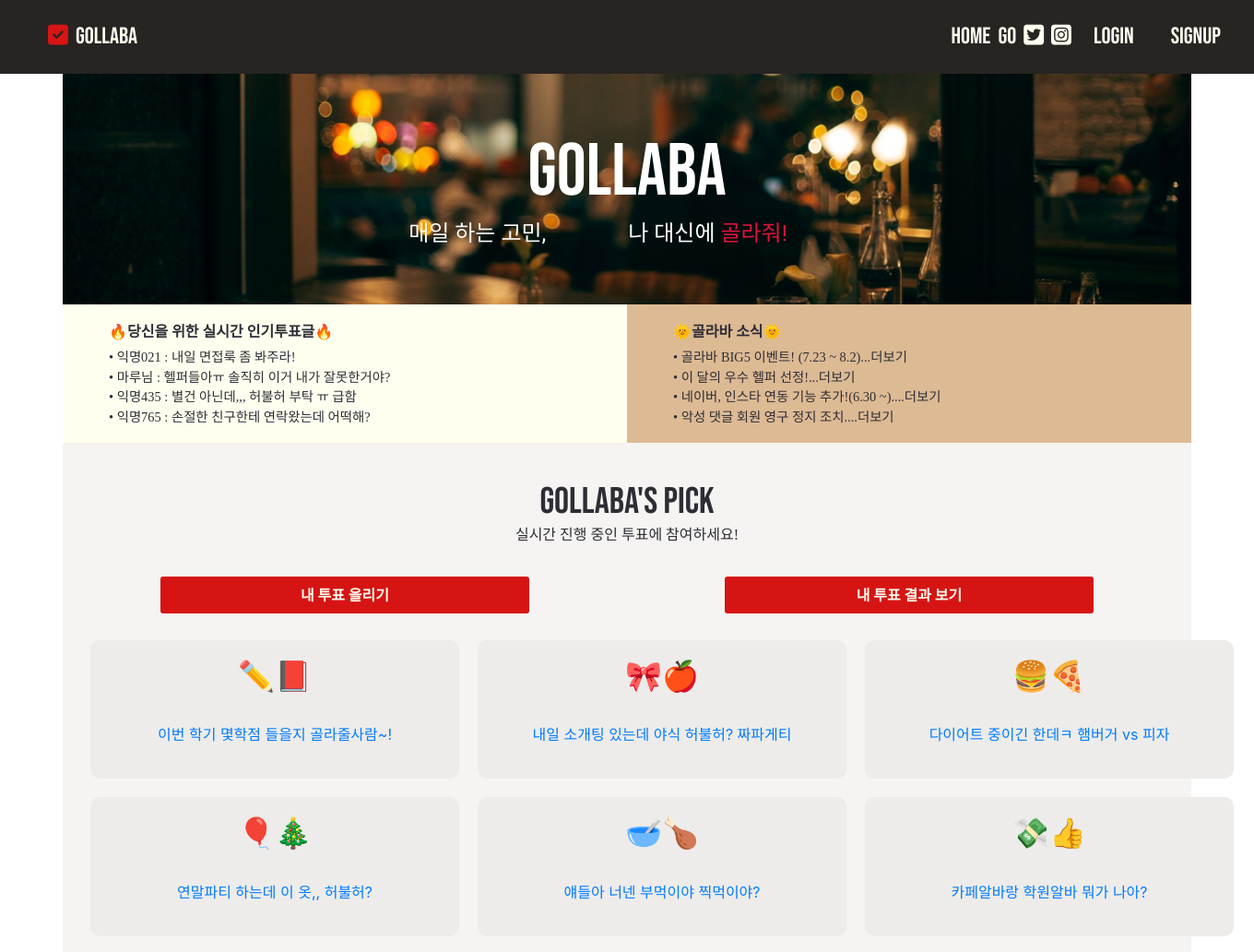
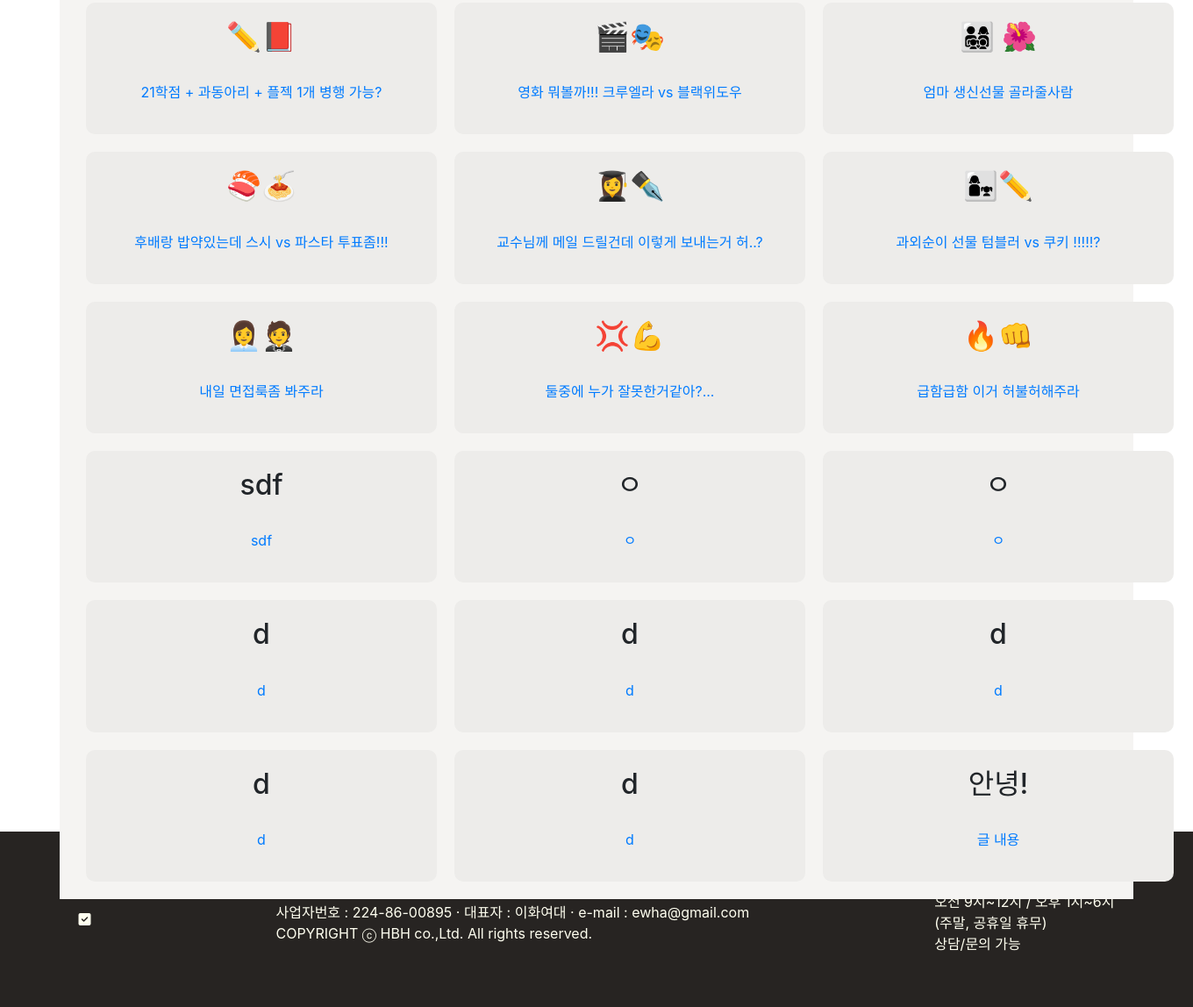
The page / on the database its author committed (2 pictures, top to bottom).
### blog/models.py (models this page shows, shortened)
class Blog(models.Model):
    title=models.CharField(max_length=200)
    pub_date=models.DateTimeField('date published')
    body=models.TextField()
    hashtag = models.ManyToManyField(HashTag)
    def summary(self):
        return self.body[:100]

### blog/views.py (the view)
# urls.py: 2. Add a URL to urlpatterns:  path('', views.home, name='home')
def home(request):
    blog = Blog.objects #query set
    return render(request, 'home.html', {'blogs': blog})

### blog/templates/home.html (shortened to what this page needs)
{% load static%}
<!DOCTYPE html>
<html lang="en">
<head>
    <link href="https://cdn.jsdelivr.net/npm/bootstrap@5.0.0/dist/css/bootstrap.min.css" rel="stylesheet">
    <link rel="stylesheet" href="{% static 'css/scrollbox.css'%}" type="text/css">
    <link rel="stylesheet" href="{% static 'css/home.css'%}" type="text/css">
    <link href="https://unpkg.com/aos@2.3.1/dist/aos.css" rel="stylesheet">
    <link rel="stylesheet" href="{% static 'css/main.css' %}">
    <link rel="stylesheet" href="{% static 'css/second.css' %}">
    <link rel="stylesheet" href="{% static 'css/button.css' %}">
    <link rel="stylesheet" href="{% static 'css/slider2.css' %}">
    <link rel="stylesheet" href="{% static 'css/scrollbox.css' %}">
    <link rel="stylesheet" href="{% static 'css/text2.css' %}">
    <link rel="stylesheet" href="{% static 'css/footer.css' %}">
    <link rel="stylesheet" href="https://cdn.jsdelivr.net/npm/bootstrap-icons@1.5.0/font/bootstrap-icons.css">
    <link rel="stylesheet" href="https://stackpath.bootstrapcdn.com/bootstrap/4.1.3/css/bootstrap.min.css">
  </head>
<body>
    <nav class="navbar">
      <ul class="navbar_logo">
          <li><a href="#"><i class="fas fa-check-square"></i></a></li>
          <li><a href="#" id="rr">Gollaba</a></li>
      </ul>
      <ul class="navbar_menu">
          <li><a href="#">HOME</a></li>
          <li><a href="#">GO</a></li>
          <li><a href="#"><i class="fab fa-twitter-square"></i></a></li>
          <li><a href="#"><i class="fab fa-instagram-square"></i></a></li>
          {% if not user.is_authenticated %}
          <li class="nav-item">
            <a class="nav-link" href="{% url 'login' %}">Login</a>
          </li>
          {% endif %}
          {% if not user.is_authenticated %}
          <li class="nav-item">
            <a class="nav-link" href="{% url 'register' %}">Signup</a>
          </li>
          {% endif %}
  </nav>
<div class="header" >
  <div class="intro_text">
       <h1> Gollaba </h1>
      <div class="topline">
          <div class="topline-header">
              <div class="firstline">
                  매일 하는 고민,
                  <div class="firstline-detail">
                      <ul class="firstline-detail-list">
                          <li>나 대신에 <span class="second">골라줘!</span></li>
                      </ul>
                  </div>
              </div>
          </div>
      </div>
    </div>
  </div>
<div class="mini_box">
  <div class="mini_box_1">
    <h1>🔥당신을 위한 실시간 인기투표글🔥</h1>
    <ul>
      <li>  • 익명021 : 내일 면접룩 좀 봐주라!</li>
      <li>  • 마루님 : 헬퍼들아ㅠ 솔직히 이거 내가 잘못한거야?</li>
      <li>  • 익명435 : 별건 아닌데,,, 허불허 부탁 ㅠ 급함</li>
      <li>  • 익명765 : 손절한 친구한테 연락왔는데 어떡해?</li>
  </ul>
  </div>
  <div class="mini_box_2">
        <h1>🌞골라바 소식🌞</h1>
        <ul>
          <li> • 골라바 BIG5 이벤트! (7.23 ~ 8.2)...더보기</li>
          <li> • 이 달의 우수 헬퍼 선정!...더보기</li>
          <li> • 네이버, 인스타 연동 기능 추가!(6.30 ~)....더보기</li>
          <li> • 악성 댓글 회원 영구 정지 조치....더보기</li>
      </ul>
  </div>
</div>
<div class="second_box">
  <div class="pick_text">
      <div class="pick_text_1">
          <h1>Gollaba's Pick</h1>
          <p>실시간 진행 중인 투표에 참여하세요!</p>
       </div>
  </div>
          <div class="box2">
                  <ul class="small_button">
                      <li><button class="bt_2"> <a href="{% url 'new' %}" style="color: ivory;">내 투표 올리기</a></button></li>
                      <li><button class="bt_2"><a href="{% url 'jump' %}" style="color: ivory;">내 투표 결과 보기</a></button></li>
                  </ul>
          </div>
  <br>
      <div div class="card33">
        <div class="third_box33">
          {% for blog in blogs.all %}
              <div id="jb-content" data-aos="fade-in">
                  <h2>{{ blog.title }}</h2>
                  <a href='{% url "detail" blog.id %}'>
                      <br>
                      <p>{{ blog.body }}</p>
                  </a>
              </div>
          {% endfor %}
        </div>
      </div>
</div>
</body>
<footer class="foot">
  <li><a href="#"><i class="fas fa-check-square"></i></a></li>
  <ul>
      <li><a href="#">
        03760 서울특별시 서대문구 이화여대길 52 </a></li>
      <li><a href="#">사업자번호 : 224-86-00895 · 대표자 : 이화여대 · e-mail : ewha@gmail.com</a></li>
      <li><a href="#">COPYRIGHT ⓒ HBH co.,Ltd. All rights reserved.</a></li>
  </ul>
  <ul>
      <li><a href="#">1886 - 2021</a></li>
      <li><a href="#">오전 9시~12시 / 오후 1시~6시</a></li>
      <li><a href="#">(주말, 공휴일 휴무)</a></li>
      <li><a href="#">상담/문의 가능 </a></li>
  </ul>
</footer>
</html>

### blog/static/css/scrollbox.css (style rules this page uses)
* { padding: 0; }
#jb-content { width: 400px; padding: 20px; margin-right: 20px; margin-bottom: 20px; float: left; background-color: #EDECEA; border-radius: 10px; }

### blog/static/css/home.css (style rules this page uses)
.third_box33 { text-align: center; display: grid; grid-template-columns: 1fr 1fr 1fr; padding: 0; align-content: center; justify-content: space-between; margin-left: 30px; }
.card33 { background-color: #F5F4F2; display: grid; align-content: center; }
#jb-content { background-color: rgb(rgb(201, 201, 201), green, blue); flex-grow: 1; align-content: center; }

### blog/static/css/main.css (style rules this page uses)
* { list-style: none; text-decoration: none; margin: 0px; padding: 0px; }
.navbar { font-family: 'Bebas Neue', cursive; display: flex; justify-content: space-around; align-items: center; width: 100%; height: 80px; background-color: #272422; font-size: 25px; text-align: center; }
.navbar_logo { display : flex; list-style: none; margin: 0; }
.navbar_logo li { padding: 4px; margin: 0; }
.navbar_logo li a { color: #D71514; margin: 0; }
#rr { color: ivory; }
.navbar_menu { display : flex; list-style: none; margin:0; justify-content: center; text-align: center; align-items: center; }
.navbar_menu li { padding: 4px; margin: 0; text-align: center; justify-content: center; align-items: center; }
.navbar_menu li a { color: ivory; }
.nav-link { margin:0; justify-content: center; text-align: center; align-items: center; }
.nav-item { margin:0; justify-content: center; text-align: center; align-items: center; }
.header { background-image: url("/static/images/back.jpg"); background-repeat: no-repeat; background-size: cover; width: 90%; margin: auto; height: 250px; display: flex; align-items: center; }
.intro_text { width: 100%; text-align: center; justify-content: center; align-items: center; font-family: 'Bebas Neue', cursive; }
.intro_text > h1 { color:white; font-size: 80px; margin: auto; }

### blog/static/css/second.css (style rules this page uses)
.mini_box { display: flex; flex-wrap: wrap; width: 90%; height: 150px; margin: auto; padding: 0; }
.mini_box_1 { background-color: ivory; margin: 0; padding-left: 50px; padding-top: 20px; width: 50%; }
.mini_box_2 { margin: 0; padding-left: 50px; padding-top: 20px; background-color: #DCBA94; width: 50%; }
.mini_box_1 ul { list-style: none; padding: 0; }
.mini_box_2 ul { list-style: none; padding: 0; }
.mini_box_1 h1 { color: #2E2D35; font-family: 'ELAND_Choice_M'; font-size: 1rem; font-weight: bold; }
.mini_box_1 li { color: #2E2D35; font-family: 'ELAND_Choice_M'; font-size: 0.9rem; margin: 0; padding: 0; }
.mini_box_2 h1 { color: #2E2D35; font-family: 'ELAND_Choice_M'; font-size: 1rem; font-weight: bold; }
.mini_box_2 li { color: #2E2D35; font-family: 'ELAND_Choice_M'; font-size: 0.9rem; margin: 0; padding: 0; }
.second_box { position: relative; margin: auto; padding: 0; width: 90%; height: 1500px; background-color: #F5F4F2; align-items: center; justify-content: center; text-align: center; }
.pick_text { margin: auto; color: #2E2D35; align-items: center; justify-content: center; text-align: center; height: 130px; width: 100%; padding-top: 40px; padding-bottom: 100px; }
.pick_text h1 { font-family: 'Bebas Neue', cursive; text-align: center; padding: auto; margin: auto; }
.pick_text p { font-family: 'SLEIGothicTTF'; text-align: center; margin: 0; }
.card33 { background-color: #F5F4F2; }

### blog/static/css/button.css (style rules this page uses)
.box2 { margin:0; width: 100%; height: 50px; }
.small_button { display: flex; list-style: none; margin: 0; padding: 0; width: 100%; height: 50px; justify-content:space-around; align-items: center; }
.small_button li { width: 400px; }
.small_button button { height: 40px; width: 100%; max-width: 1000px; background-color: #D61414; color: ivory; font-size: 16px; font-weight: bold; border-style: none; border-radius: 3px; transition: 0.3s; }
.box2 a { text-decoration:none }

### blog/static/css/slider2.css (style rules this page uses)
* { margin:0;padding:0;box-sizing:border-box; }
ul, li { list-style:none; }

### blog/static/css/footer.css (style rules this page uses)
.foot { background-color:#272422; height: 200px; width: 100%; display: flex; justify-content: space-around; align-items: center; }
.foot li a { color: ivory; }

### rows shown on the page
Blog: title "✏📕", body "이번 학기 몇학점 들을지 골라줄사람~!"
Blog: title "🎀🍎", body "내일 소개팅 있는데 야식 허불허? 짜파게티"
Blog: title "🍔🍕", body "다이어트 중이긴 한데ㅋ 햄버거 vs 피자"
Blog: title "🎈🎄", body "연말파티 하는데 이 옷,, 허불허?"
Blog: title "🥣🍗", body "얘들아 너넨 부먹이야 찍먹이야?"
Blog: title "💸👍", body "카페알바랑 학원알바 뭐가 나아?"
Blog: title "✏📕", body "21학점 + 과동아리 + 플젝 1개 병행 가능?"
Blog: title "🎬🎭", body "영화 뭐볼까!!! 크루엘라 vs 블랙위도우"
Blog: title "👨‍👩‍👧‍👦 🌺", body "엄마 생신선물 골라줄사람"
Blog: title "🍣🍝", body "후배랑 밥약있는데 스시 vs 파스타 투표좀!!!"
Blog: title "👩‍🎓✒", body "교수님께 메일 드릴건데 이렇게 보내는거 허..?"
Blog: title "👩‍👧✏", body "과외순이 선물 텀블러 vs 쿠키 !!!!!?"
Blog: title "👩‍💼🤵", body "내일 면접룩좀 봐주라"
Blog: title "💢💪", body "둘중에 누가 잘못한거같아?..."
Blog: title "🔥👊", body "급함급함 이거 허불허해주라"
Blog: title "sdf", body "sdf"
Blog: title "ㅇ", body "ㅇ"
Blog: title "ㅇ", body "ㅇ"
Blog: title "d", body "d"
Blog: title "d", body "d"
Blog: title "d", body "d"
Blog: title "d", body "d"
Blog: title "d", body "d"
Blog: title "안녕!", body "글 내용"
